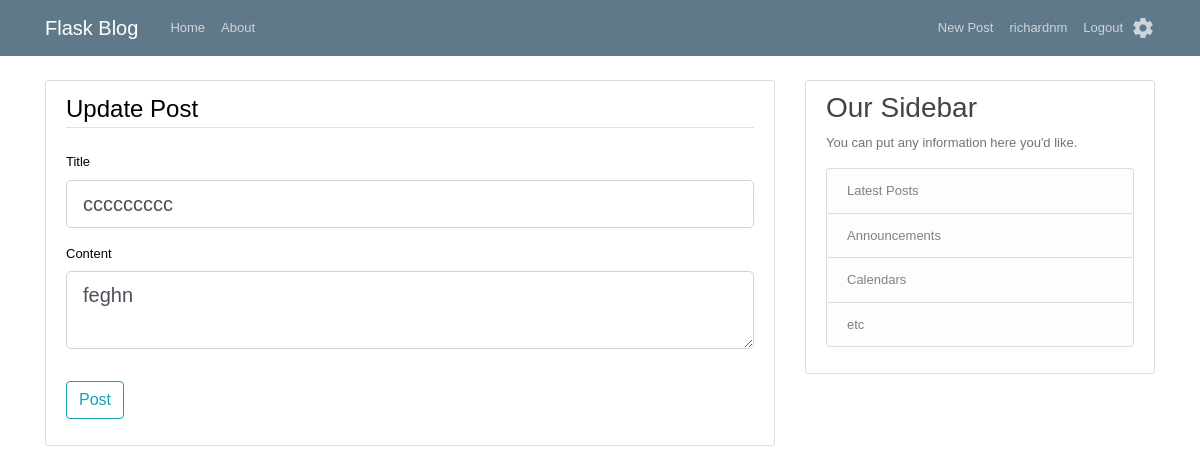
/post/49/update (signed in), run on the app's committed database.
### flaskblog/models.py (models this page shows, shortened)
class User(db.Model, UserMixin):
    id = db.Column(db.Integer, primary_key=True)
    username = db.Column(db.String(20), unique=True, nullable=False)
    email = db.Column(db.String(120), unique=True, nullable=False)
    image_file = db.Column(db.String(20), nullable=False,
                           default='default.jpeg')
    password = db.Column(db.String(60), nullable=False)
    posts = db.relationship('Post', backref='author', lazy=True)
    deleted_posts = db.relationship('DeletedPost', backref='author', lazy=True)

class Post(db.Model):
    id = db.Column(db.Integer, primary_key=True)
    title = db.Column(db.String(100), nullable=False)
    date_posted = db.Column(db.DateTime, nullable=False,
                            default=datetime.utcnow)
    date_edited = db.Column(db.DateTime, nullable=False,
                            default=datetime.utcnow)
    content = db.Column(db.Text, nullable=False)
    user_id = db.Column(db.Integer, db.ForeignKey('user.id'),
                        nullable=False)
    post_history = db.relationship('PostHistory', backref='post',
                                   lazy=True)

### flaskblog/posts/routes.py (the view)
@posts.route("/post/<int:post_id>/update", methods=['GET', 'POST'])
@login_required
def update_post(post_id):
    post = Post.query.get_or_404(post_id)
    if post.author != current_user:
        abort(403)
    form = PostForm()
    if form.validate_on_submit():
        post_edit = PostHistory()
        post_edit.title = post.title
        post_edit.date_edited = post.date_edited
        post_edit.content = post.content
        post_edit.post_id = post.id
        db.session.add(post_edit)
        post.date_edited = datetime.utcnow()
        post.title = form.title.data
        post.content = form.content.data
        db.session.commit()
        flash('Your post has been updated!', 'success')
        return redirect(url_for('posts.post', post_id=post.id))
    elif request.method == 'GET':
        form.title.data = post.title
        form.content.data = post.content
    return render_template('create_post.html', title='Update Post',
                           form=form, legend='Update Post')

### flaskblog/posts/forms.py
class PostForm(FlaskForm):
    title = StringField('Title', validators=[DataRequired()])
    content = TextAreaField('Content', validators=[DataRequired()])
    submit = SubmitField('Post')

### flaskblog/models.py (called while the page is built)
@login_manager.user_loader
def load_user(user_id):
    return User.query.get(int(user_id))

### flaskblog/templates/create_post.html (shortened to what this page needs)
{% extends 'layout.html' %}
{% block content %}
    <div class="content-section">
        <form method="POST" action="" novalidate>
            <fieldset class="form-group">
                <legend class="border-bottom mb-4">{{ legend }}</legend>
                <div class="form-group">
                    {{ form.title.label(class="form-control-label") }}
                    {% if form.title.errors %}
                    {{ form.title(class="form-control form-control-lg is-invalid") }}
                    <div class="invalid-feedback">
                        {% for error in form.title.errors %}
                            <span>{{  error }}</span>
                        {% endfor %}
                    </div>
                    {% else %}
                        {{ form.title(class="form-control form-control-lg") }}
                    {% endif %}
                </div>
                <div class="form-group">
                    {{ form.content.label(class="form-control-label") }}
                    {% if form.content.errors %}
                    {{ form.content(class="form-control form-control-lg is-invalid") }}
                    <div class="invalid-feedback">
                        {% for error in form.content.errors %}
                            <span>{{  error }}</span>
                        {% endfor %}
                    </div>
                    {% else %}
                        {{ form.content(class="form-control form-control-lg") }}
                    {% endif %}
                </div>
            </fieldset>
            <div class="form-group">
                {{ form.submit(class="btn btn-outline-info") }}
            </div>
        </form>
    </div>
{% endblock content %}

### flaskblog/templates/layout.html (shortened to what this page needs)
<!DOCTYPE html>
<html lang="en">
<head>
    <link rel="stylesheet" href="https://maxcdn.bootstrapcdn.com/bootstrap/4.0.0/css/bootstrap.min.css">
    <link rel="stylesheet" type="text/css" href="{{ url_for('static', filename='main.css') }}">
    <link rel="stylesheet" href="{{ url_for('static', filename='style2.css') }}">
</head>
<body>
    <header class="site-header">
        <nav class="navbar navbar-expand-md navbar-dark bg-steel fixed-top">
          <div class="container">
            <a class="navbar-brand mr-4" href="/">Flask Blog</a>
            <div class="collapse navbar-collapse" id="navbarToggle">
              <div class="navbar-nav mr-auto">
                <a class="nav-item nav-link" href="{{ url_for('main.home') }}">Home</a>
                <a class="nav-item nav-link" href="{{ url_for('main.about') }}">About</a>
              </div>
              <div class="navbar-nav">
                <div class="navbar-nav">
                  {% if current_user.is_authenticated %}
                  <a class="nav-item nav-link" href="{{ url_for('posts.new_post')}}">New Post</a>
                  <a class="nav-item nav-link" href="{{ url_for('users.account')}}">{{ current_user.username }} </a>
                  <a class="nav-item nav-link" href="{{ url_for('users.logout')}}">Logout</a>
                  <div class="center-vertical">
                      <a class="nav-item nav-icon" href="/settings"> <i class="material-icons small-icon">settings</i> </a>
                  </div>
                </div>
                  {% else %}
                    <a class="nav-item nav-link" href="{{ url_for('users.login')}}">Login</a>
                    <a class="nav-item nav-link" href="{{ url_for('users.register')}}">Register</a>
                  {% endif %}
                </div>
              </div>
            </div>
        </nav>
    </header>
    <main role="main" class="container">
        <div class="row">
            <div class="col-md-8">
                {% block content %}
                {% endblock %}
            </div>
                <div class="col-md-4">
                <div class="content-section">
                    <h3>Our Sidebar</h3>
                    <p class='text-muted'>You can put any information here you'd like.
                    <ul class="list-group">
                        <li class="list-group-item list-group-item-light">Latest Posts</li>
                        <li class="list-group-item list-group-item-light">Announcements</li>
                        <li class="list-group-item list-group-item-light">Calendars</li>
                        <li class="list-group-item list-group-item-light">etc</li>
                    </ul>
                    </p>
                </div>
            </div>
        </div>
    </main>
</body>
</html>

### flaskblog/static/main.css (style rules this page uses)
body { background: #fafafa; color: #333333; margin-top: 5rem; }
h1, h2, h3, h4, h5, h6 { color: #444444; }
.bg-steel { background-color: #5f788a; }
.site-header .navbar-nav .nav-link { color: #cbd5db; }
.content-section { background: #ffffff; padding: 10px 20px; border: 1px solid #dddddd; border-radius: 3px; margin-bottom: 20px; }
.center-vertical { margin: auto; vertical-align: middle; display: inline-flex; }
.small-icon { font-size: 18px; }
.nav-icon { padding-top: 5px; color: #cbd5db; }

### flaskblog/static/style2.css (style rules this page uses)
* { margin:0px; }
body { background-color: #FFFFFF; font-family: Verdana,Arial,Helvetica,sans-serif; font-size: small; color: #000000; }

### data on the page
User: username "richardnm"
Post: title "ccccccccc", content "feghn"

### other printed values
{{ legend }} "Update Post"
